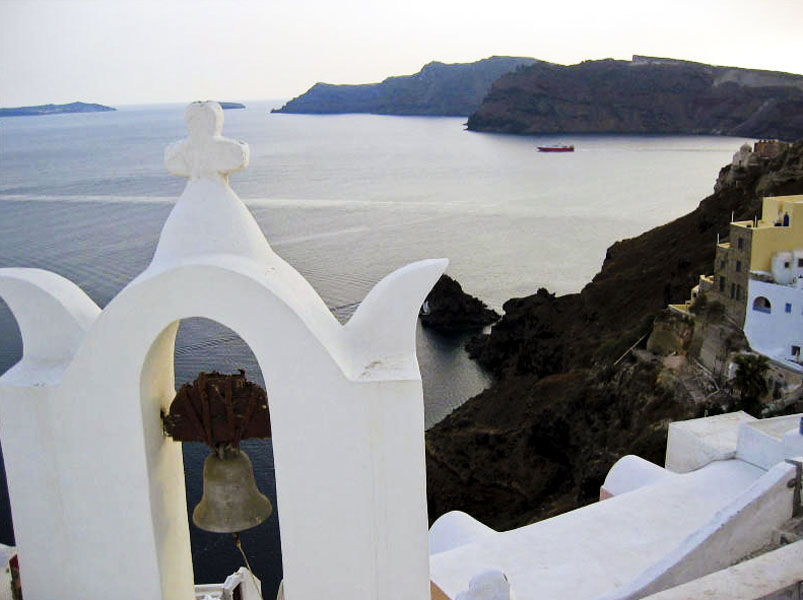
#> input picture input/Santorini.jpg, 803 x 600 px
$ python -i Cartonizing.py   (imports and definitions only)   (older library calls are emulated)
#> lines starting #> are read from the running program, lines starting #| are printed output that depends on the picture; after the words box and inside, x2 and y2 are one past the last pixel; in counts of white or black regions, pixels touching at a corner belong together
#> further down, picture is the input picture: shape (600, 803, 3); mean B, G, R 156, 153, 151.6
import cv2

def cartoonizeImage(img):
    # Convert image to grayscale
    img_gray = cv2.cvtColor(img, cv2.COLOR_BGR2GRAY)
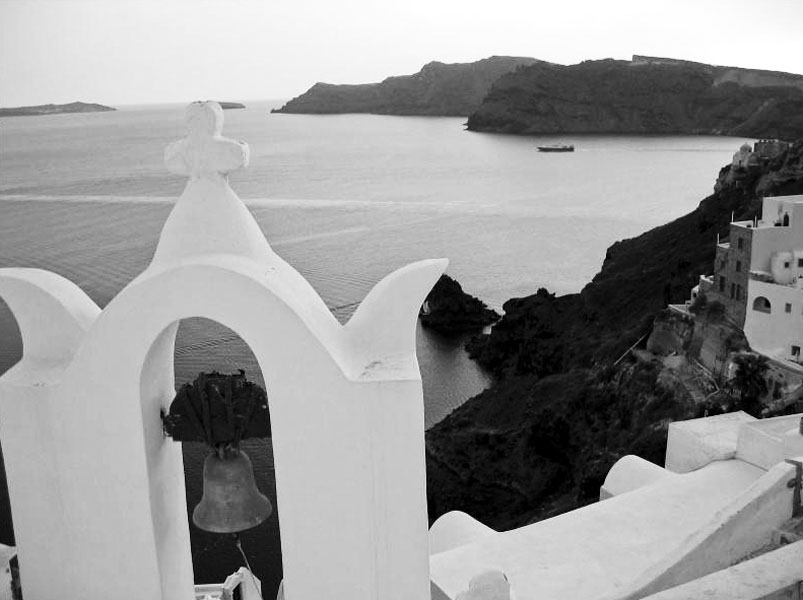
#> img_gray: shape (600, 803); min 0, max 255, mean 152.9
    # Apply median filter to the grayscale image
    blur = cv2.medianBlur(img_gray, ksize=5)
    # Detect edges in the image and threshold it
    edges = cv2.Laplacian(blur, cv2.CV_8U, ksize=5)
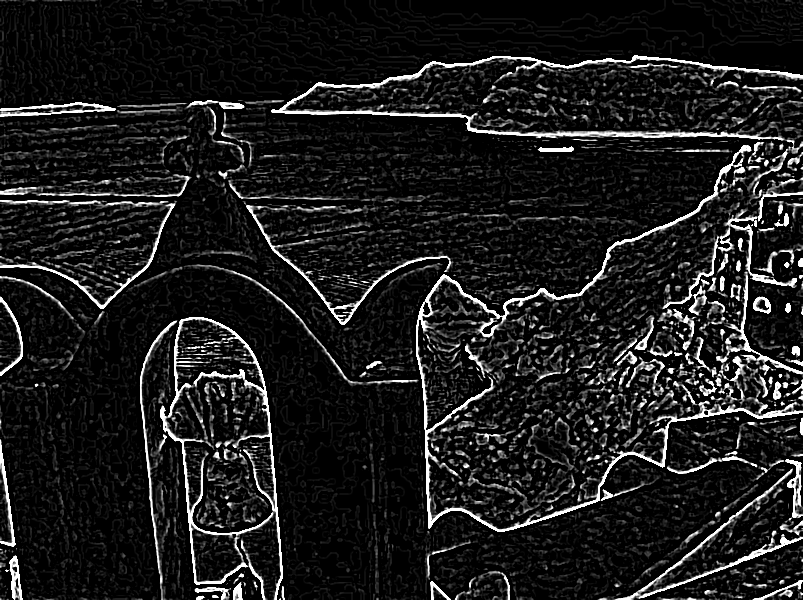
#> edges: shape (600, 803); min 0, max 255, mean 28.2

    ret, mask = cv2.threshold(edges, 100, 255, cv2.THRESH_BINARY_INV)
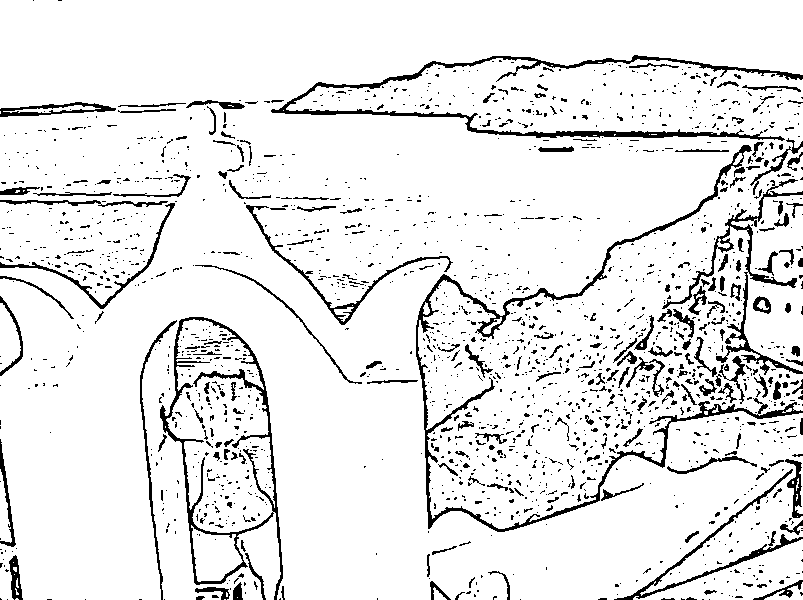
#> mask: shape (600, 803); 91.2% white; 1849 black regions (1612 under 20 px), largest, box (x1, y1, x2, y2) and area: (416, 145, 803, 532) 5126, (271, 55, 803, 141) 4143, (160, 317, 283, 600) 3443

    sigma_color = 300
    sigma_space = 300
    size = 5

    # Apply bilateral filter the image multiple times
    img_small = cv2.bilateralFilter(img, size, sigma_color, sigma_space)
    # Add the thick boundary lines to the image using 'AND' operator
    dst = cv2.bitwise_and(img_small, img_small, mask=mask)
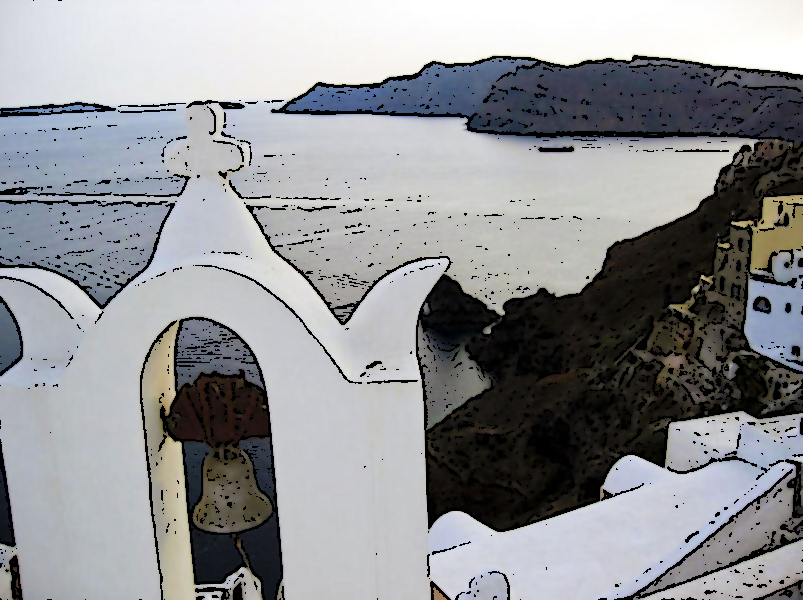
#> dst: shape (600, 803, 3); mean B, G, R 148.4, 145.5, 144.2

    return dst

>>> import cv2
>>> picture = cv2.imread('input/Santorini.jpg')
>>> result = cartoonizeImage(picture)
